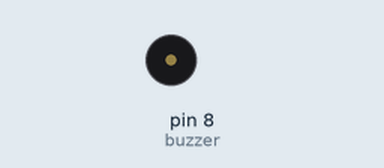
This sketch was run on a simulated Arduino Nano, built with avr-gcc and run on an emulated ATmega328P. Parts: buzzer (waves = sounding).

Above: at 0.1 s.
At 38.9 s:
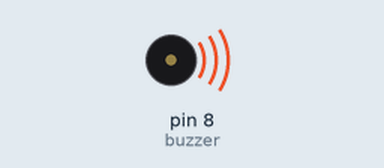
Timing chart, 0 to 40.0 s (numbered marks = the images above):
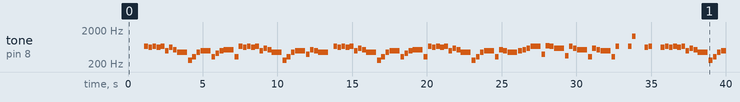

The sketch:

main.ino
```cpp
/*
  此為arduino播放音樂程式
  引用 Notes.h, sounds 及 durations 檔案
  以迴圈讀取音高及音長 使用內建函式 tone() 播放
*/
#include "Notes.h"
#include "sounds01.h"

int buzzer = 8; // 接腳
int durations = 120; // 節拍數

void setup() {}
void loop() {
  for (int i = 0; i < sizeof(melody)/sizeof(int); i++) {
    int duration = 240000 / durations / noteDurations[i];
    tone(buzzer, melody[i], duration);
    delay(duration * 1.1);
  }

  delay(5000);
}
```

Notes.h
```cpp
/*
由於 tone() 函式需要頻率參數
因此定義各音符對應頻率 以供讀取音名後轉換使用
雖然可以直接使用頻率數值 或是對應簡譜數字而不是音名
但這樣較不易閱讀及維護
*/

#define B0 31
#define C1 33
#define CS1 35
#define D1 37
#define DS1 39
#define E1 41
#define F1 44
#define FS1 46
#define G1 49
#define GS1 52
#define A1 55
#define AS1 58
#define B1 62
#define C2 65
#define CS2 69
#define D2 73
#define DS2 78
#define E2 82
#define F2 87
#define FS2 93
#define G2 98
#define GS2 104
#define A2 110
#define AS2 117
#define B2 123
#define C3 131
#define CS3 139
#define D3 147
#define DS3 156
#define E3 165
#define F3 175
#define FS3 185
#define G3 196
#define GS3 208
#define A3 220
#define AS3 233
#define B3 247
#define C4 262
#define CS4 277
#define D4 294
#define DS4 311
#define E4 330
#define F4 349
#define FS4 370
#define G4 392
#define GS4 415
#define A4 440
#define AS4 466
#define B4 494
#define C5 523
#define CS5 554
#define D5 587
#define DS5 622
#define E5 659
#define F5 698
#define FS5 740
#define G5 784
#define GS5 831
#define A5 880
#define AS5 932
#define B5 988
#define C6 1047
#define CS6 1109
#define D6 1175
#define DS6 1245
#define E6 1319
#define F6 1397
#define FS6 1480
#define G6 1568
#define GS6 1661
#define A6 1760
#define AS6 1865
#define B6 1976
#define C7 2093
#define CS7 2217
#define D7 2349
#define DS7 2489
#define E7 2637
#define F7 2794
#define FS7 2960
#define G7 3136
#define GS7 3322
#define A7 3520
#define AS7 3729
#define B7 3951
#define C8 4186
#define CS8 4435
#define D8 4699
#define DS8 4978
#define REST 0
```

Source omitted: sounds01.h (data table, 1965 bytes)

Measured:
- by itself, tone on pin 8 (buzzer): plays 659 Hz for 0.25 s, 622 Hz for 0.25 s, 659 Hz for 0.25 s, 622 Hz for 0.25 s, 659 Hz for 0.25 s, 494 Hz for 0.25 s … (106 notes in this stretch)
